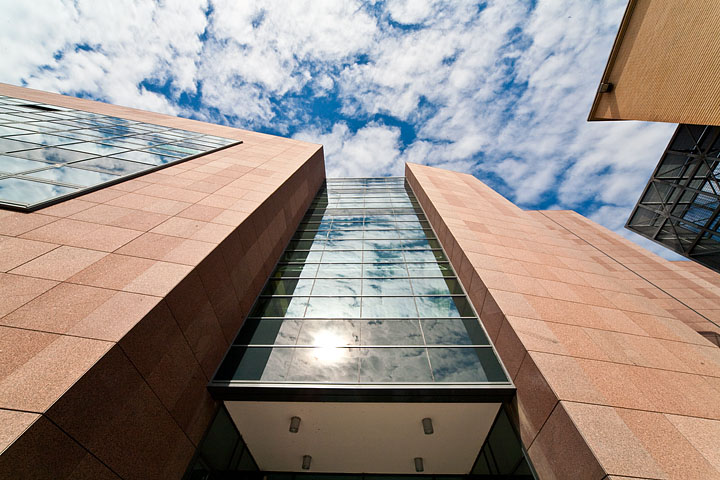
#> input picture Image processing and computer vision/lab2/images/Poli.jpg, 720 x 480 px
$ python es1.py
#> lines starting #> are read from the running program, lines starting #| are printed output that depends on the picture
import cv2  # opencv
import numpy as np  # numpy
import matplotlib.pyplot as plt

#ES1-------------------------------------------------------------------------
location = "images/Poli.jpg"
img = cv2.imread(location)
#> img is the input picture: shape (480, 720, 3); mean B, G, R 135.4, 142, 154.1
plt.subplot(3, 2, 1).axis("off") #img mostrerà range di pixel nell'img
plt.imshow(img[0:200, 0:200])
plt.title("BGR Image")

#RGB cambio scala colore
imgRGB = cv2.cvtColor(img, cv2.COLOR_BGR2RGB)
plt.subplot(3, 2, 2) #i primi 2 numeri indicano la dimensione
plt.imshow(imgRGB[0:200, 0:200])
plt.title("RGB Image");

#HSV
imgHSV = cv2.cvtColor(img, cv2.COLOR_BGR2HSV)
#> imgHSV: shape (480, 720, 3); mean H, S, V 49.1, 76.9, 164.8
plt.subplot(3, 2, 3) #i primi 2 numeri indicano la dimensione
plt.imshow(imgHSV[0:200, 0:200])
plt.title("HSV Image");

#punto 5 rimpiazzo parte img con matrice di 0
r = imgRGB[:,:,0] #matrice canale rosso
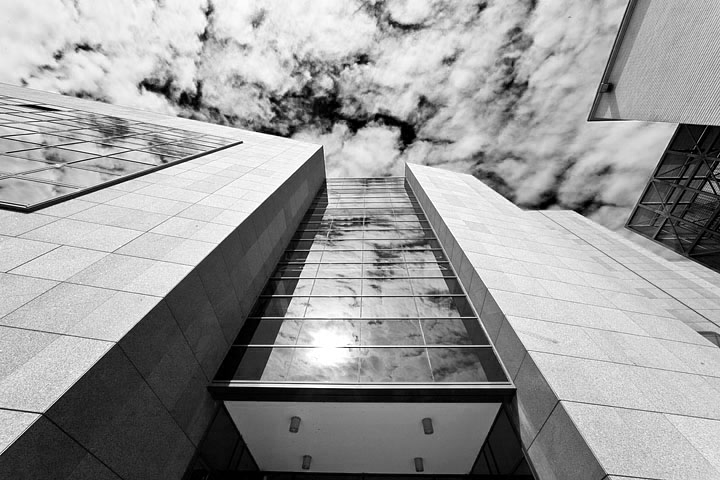
#> r: shape (480, 720); min 0, max 255, mean 154.1
r[:,:] = 0 #azzero canale rosso
#> r: shape (480, 720); every value is 0
imgRGB[:,:,0] = r
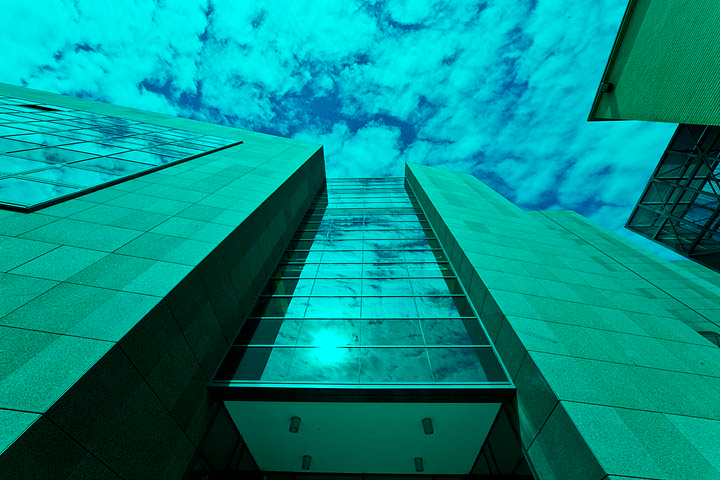
#> imgRGB: shape (480, 720, 3); mean R, G, B 0, 142, 135.4
plt.subplot(3,2,4)
plt.imshow(imgRGB)

#punto 6
r[:,:] = 255  #imgRGB[:,:,0]=255 #metto canale rosso a max intensità
#> r: shape (480, 720); every value is 255
imgRGB[:,:,0] = r
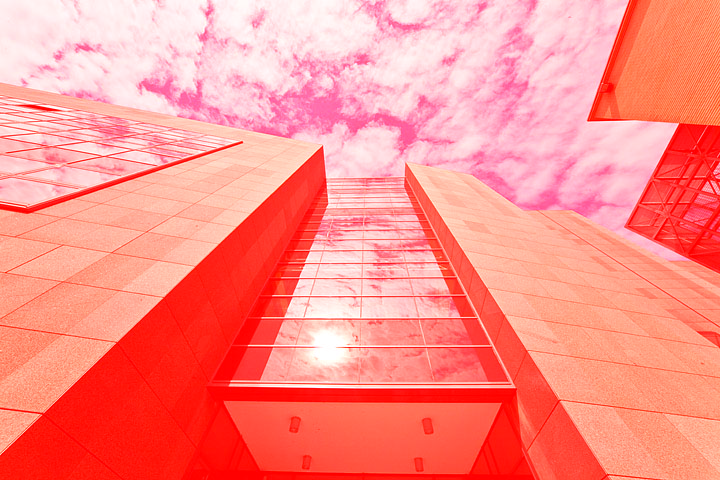
#> imgRGB: shape (480, 720, 3); mean R, G, B 255, 142, 135.4
plt.subplot(3,2,5)
plt.imshow(imgRGB)


plt.show()
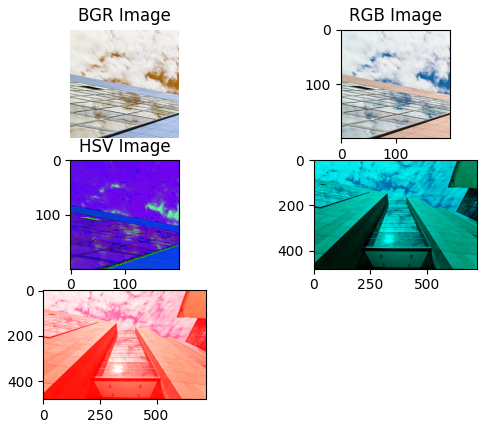
#> figure drawn by matplotlib, 5 panels
